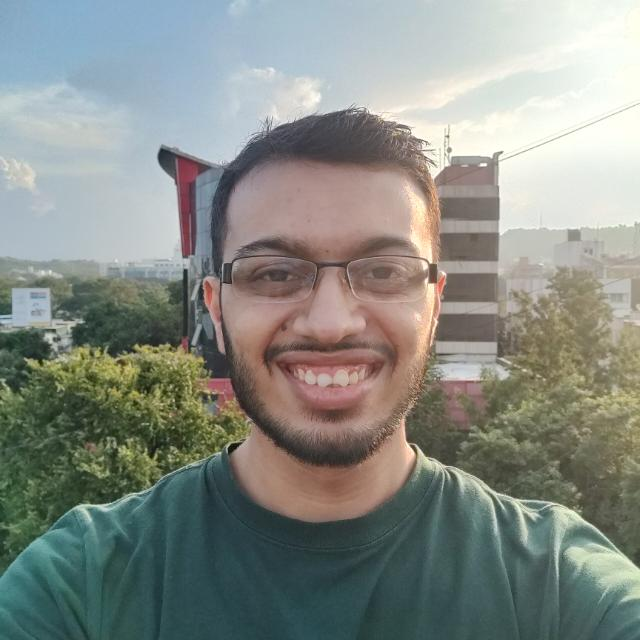
#> input picture pp.jfif, 640 x 640 px
$ python main.py
#> lines starting #> are read from the running program, lines starting #| are printed output that depends on the picture; after the words box and inside, x2 and y2 are one past the last pixel; in counts of white or black regions, pixels touching at a corner belong together
import cv2
import numpy as np

num_down = 1        # Number of downsampling steps
num_bilateral = 500   # Number of bilateral filtering steps

img_rgb = cv2.imread("pp.jfif")
#> img_rgb is the input picture: shape (640, 640, 3); mean B, G, R 133.6, 140.1, 135.2

img_rgb = cv2.resize(img_rgb, (800,800))
#> img_rgb: shape (800, 800, 3)

img_color = img_rgb
for _ in range(num_down):
    img_color = cv2.pyrDown(img_color)

for _ in range(num_bilateral):
    img_color = cv2.bilateralFilter(
        img_color,
        d = 9,
        sigmaSpace = 7,
        sigmaColor = 8
    )

for _ in range(num_down):
    img_color = cv2.pyrUp(img_color)

img_gray = cv2.cvtColor(img_rgb, cv2.COLOR_RGB2GRAY)
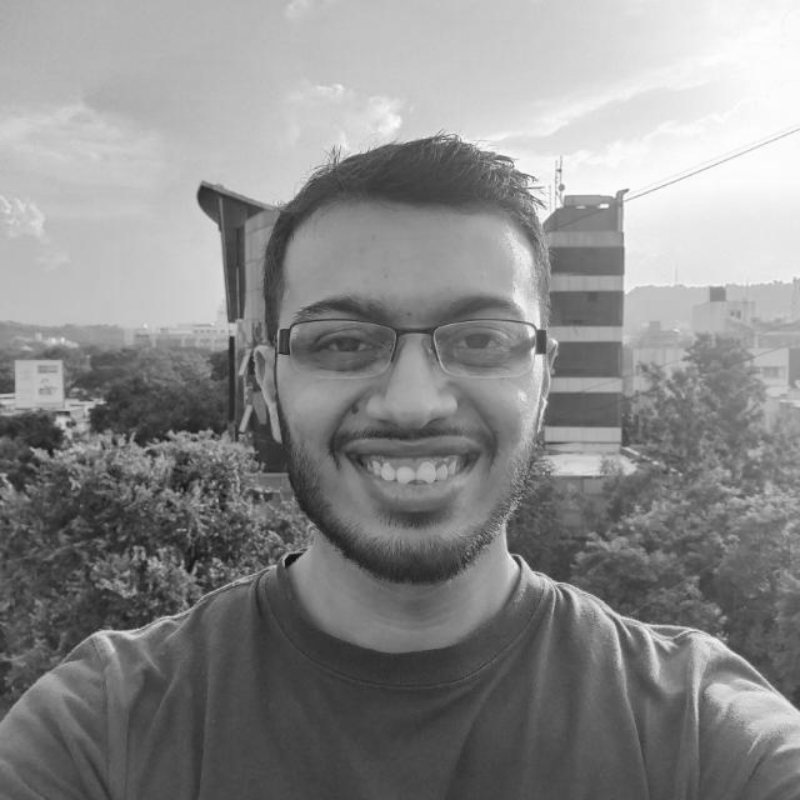
#> img_gray: shape (800, 800); min 15, max 254, mean 137.5
img_blur = cv2.medianBlur(img_gray, 7)

img_edge = cv2.adaptiveThreshold(
    img_blur,
    255,
    cv2.ADAPTIVE_THRESH_MEAN_C,
    cv2.THRESH_BINARY,
    blockSize = 5,
    C = 4
)
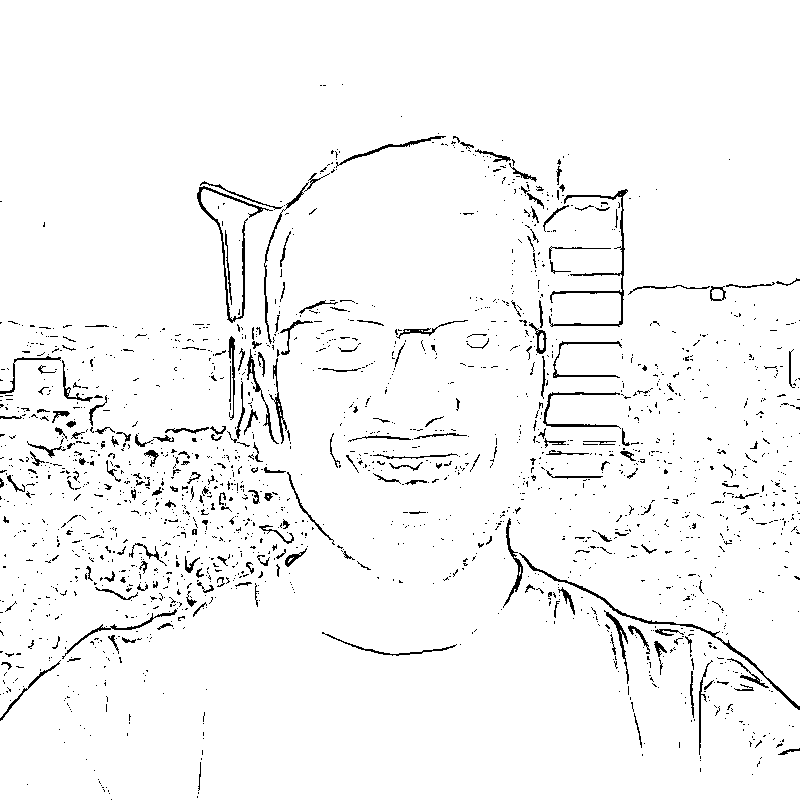
#> img_edge: shape (800, 800); 96.4% white; black in thin lines or dots, all inside (x1, y1, x2, y2) = (0, 84, 800, 800)

img_edge = cv2.cvtColor(img_edge, cv2.COLOR_GRAY2RGB)
img_cartoon = cv2.bitwise_and(img_color, img_edge)
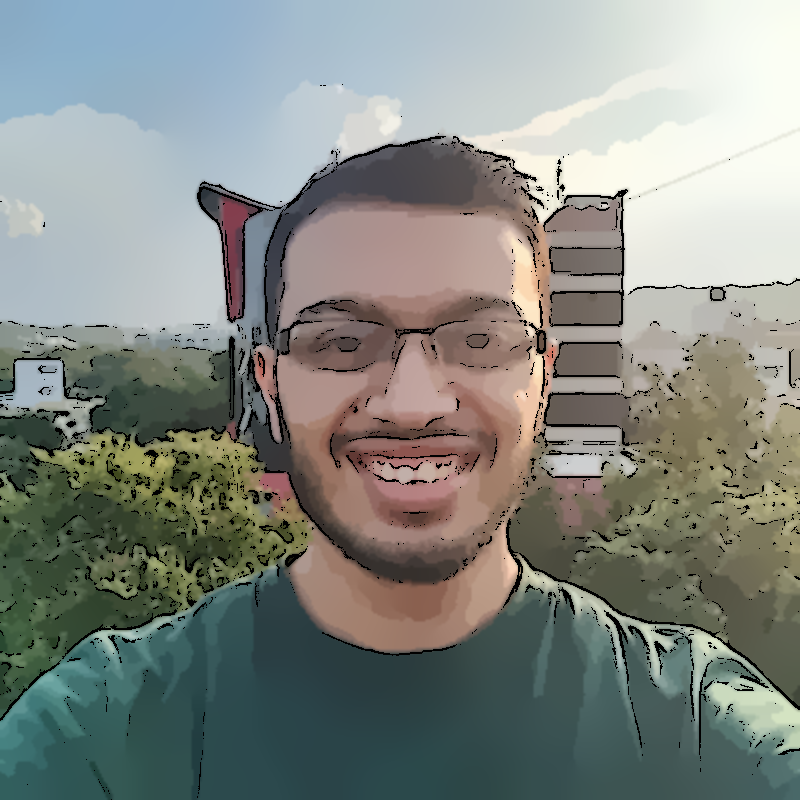
#> img_cartoon: shape (800, 800, 3); mean B, G, R 130.1, 136, 131

cv2.imwrite('cartoon.png',img_cartoon)
